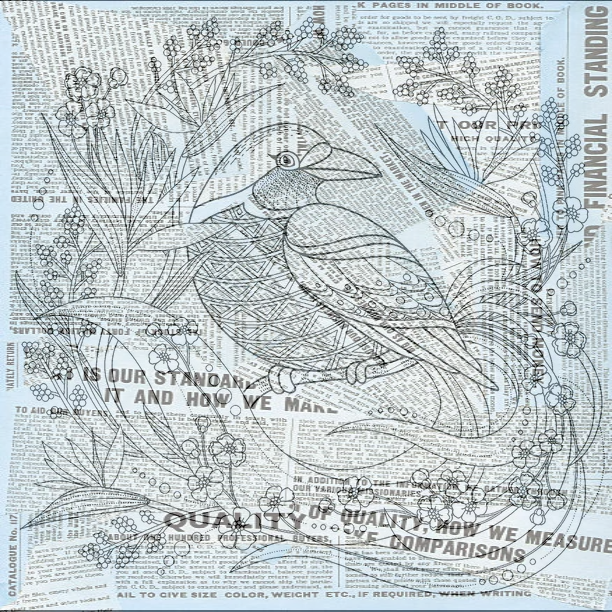
#> input picture addition/bird_add_in_journal.png, 612 x 612 px, found by its file name
$ python calc_subtraction.py
#> lines starting #> are read from the running program, lines starting #| are printed output that depends on the picture
### src/utils/functions.py

import random
import math
import os

def generate_random(minNumber, maxNumber):
    return random.randint(minNumber, maxNumber)

def create_empty_square_matrix(size):
    return create_empty_matrix(size, size)

# [8 lines left out: function create_empty_matrix, not called in this run]

def remove_eol(strings):
    return [string.rstrip('\n') for string in strings]

def get_intensity_from_value(value):
    return int(math.log2(int(value))) + 1

def get_image_path(image_name):
    return os.path.abspath(os.path.join(os.path.dirname(__file__), "..", "..")) + "/images/" + image_name

### src/substraction/calc_subtraction.py
import os
import cv2
import sys
import matplotlib.pyplot as plt

sys.path.append(os.path.abspath(os.path.join(os.path.dirname(__file__), '..')))

from utils import functions as fn

def convert_image_grayscale(caminho):
#> called with caminho = 'images//addition/bird_add_in_journal.png'
    imagem = cv2.imread(caminho, cv2.IMREAD_UNCHANGED)
#> imagem is the input picture: shape (612, 612, 4); mean B, G, R, A 203.2, 200.8, 191.6, 255

    if len(imagem.shape) == 3 and imagem.shape[2] == 3:
        imagem = cv2.cvtColor(imagem, cv2.COLOR_BGRA2RGBA)

    return imagem

image_a = fn.get_image_path('/addition/bird_add_in_journal.png')
image_b = fn.get_image_path("/addition/birds.png")

img_a = convert_image_grayscale(image_a)
img_b = convert_image_grayscale(image_b)
#> call 2 of convert_image_grayscale, with caminho = 'images//addition/birds.png'
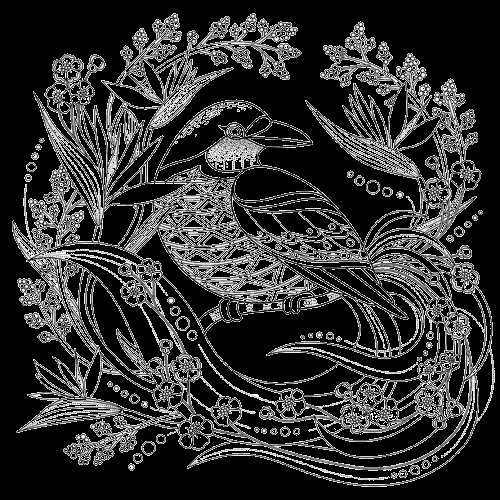
#> input picture addition/birds.png, 500 x 500 px, found by its file name
#> in convert_image_grayscale, imagem is the input picture: shape (500, 500, 4); mean B, G, R, A 50.3, 50.3, 50.3, 48.6

img_a = cv2.resize(img_a, (500, 500))
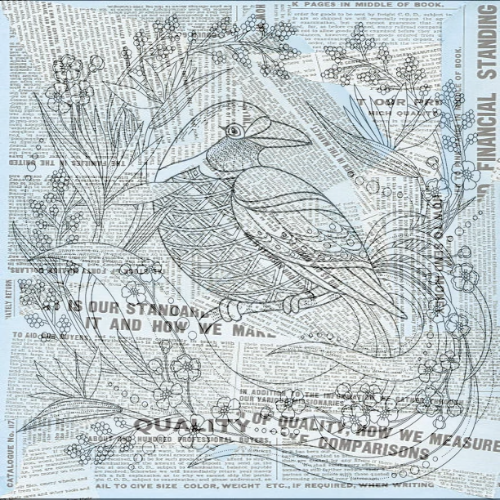
#> img_a: shape (500, 500, 4); mean B, G, R, A 203.1, 200.6, 191.4, 255

img_a_normalized = img_a.astype(float) / 255.0
img_b_normalized = img_b.astype(float) / 255.0

# Calcular a diferença entre as imagens
img_difference = img_a_normalized - img_b_normalized
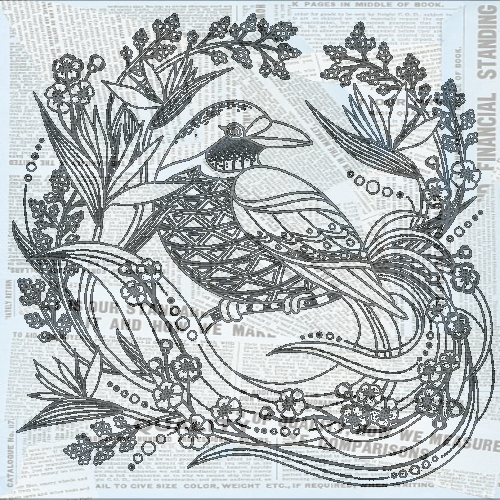
#> img_difference: shape (500, 500, 4) float64; mean B, G, R, A 0.599, 0.589, 0.553, 0.809; drawn with min black and max white

# Converter de volta para o intervalo [0, 255]
img_difference = (img_difference * 255).astype('uint8')
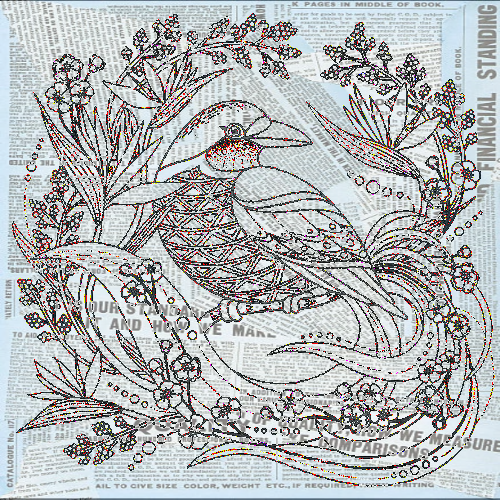
#> img_difference: shape (500, 500, 4); mean B, G, R, A 182.2, 181.1, 178, 206.4

fig, axs = plt.subplots(1, 3, figsize=(15, 5))

# Adicionar cada imagem a um dos subplots
axs[0].set_title("Image A")
axs[0].imshow(img_a)
axs[1].set_title("Imagem B")
axs[1].imshow(img_b)
axs[2].set_title("Imagem Gerada")
axs[2].imshow(img_difference)

new_image = fn.get_image_path('/addition/bird_substract_in_journal.png')

if os.path.exists(new_image):
    os.remove(new_image)

cv2.imwrite(new_image, img_difference)

for ax in axs:
    ax.axis('off')

plt.show()
#> figure, not shown here; B, G, R data is drawn as R, G, B
